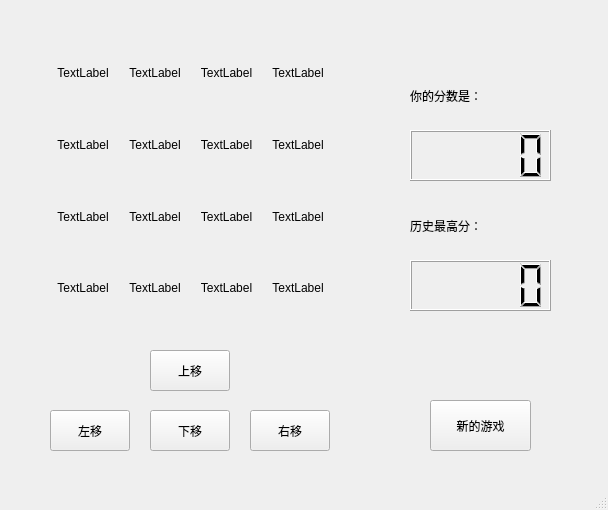
<?xml version="1.0" encoding="UTF-8"?>
<ui version="4.0">
 <class>MainWindow</class>
 <widget class="QMainWindow" name="MainWindow">
  <property name="geometry">
   <rect>
    <x>0</x>
    <y>0</y>
    <width>608</width>
    <height>510</height>
   </rect>
  </property>
  <property name="windowTitle">
   <string>MainWindow</string>
  </property>
  <widget class="QWidget" name="centralwidget">
   <widget class="QPushButton" name="buttonUp">
    <property name="geometry">
     <rect>
      <x>150</x>
      <y>350</y>
      <width>80</width>
      <height>41</height>
     </rect>
    </property>
    <property name="text">
     <string>上移</string>
    </property>
   </widget>
   <widget class="QPushButton" name="buttonDown">
    <property name="geometry">
     <rect>
      <x>150</x>
      <y>410</y>
      <width>80</width>
      <height>41</height>
     </rect>
    </property>
    <property name="text">
     <string>下移</string>
    </property>
   </widget>
   <widget class="QPushButton" name="buttonLeft">
    <property name="geometry">
     <rect>
      <x>50</x>
      <y>410</y>
      <width>80</width>
      <height>41</height>
     </rect>
    </property>
    <property name="text">
     <string>左移</string>
    </property>
   </widget>
   <widget class="QPushButton" name="buttonRight">
    <property name="geometry">
     <rect>
      <x>250</x>
      <y>410</y>
      <width>80</width>
      <height>41</height>
     </rect>
    </property>
    <property name="text">
     <string>右移</string>
    </property>
   </widget>
   <widget class="QLabel" name="labelNowPts">
    <property name="geometry">
     <rect>
      <x>410</x>
      <y>70</y>
      <width>121</width>
      <height>51</height>
     </rect>
    </property>
    <property name="text">
     <string>你的分数是：</string>
    </property>
   </widget>
   <widget class="QLCDNumber" name="lcdNowPts">
    <property name="geometry">
     <rect>
      <x>410</x>
      <y>130</y>
      <width>141</width>
      <height>51</height>
     </rect>
    </property>
   </widget>
   <widget class="QPushButton" name="buttonNewGame">
    <property name="geometry">
     <rect>
      <x>430</x>
      <y>400</y>
      <width>101</width>
      <height>51</height>
     </rect>
    </property>
    <property name="text">
     <string>新的游戏</string>
    </property>
   </widget>
   <widget class="QLabel" name="labelHighPts">
    <property name="geometry">
     <rect>
      <x>410</x>
      <y>200</y>
      <width>121</width>
      <height>51</height>
     </rect>
    </property>
    <property name="text">
     <string>历史最高分：</string>
    </property>
   </widget>
   <widget class="QLCDNumber" name="LcdHighPts">
    <property name="geometry">
     <rect>
      <x>410</x>
      <y>260</y>
      <width>141</width>
      <height>51</height>
     </rect>
    </property>
   </widget>
   <widget class="QWidget" name="">
    <property name="geometry">
     <rect>
      <x>50</x>
      <y>40</y>
      <width>281</width>
      <height>281</height>
     </rect>
    </property>
    <layout class="QGridLayout" name="gridLayout">
     <item row="0" column="0">
      <widget class="QLabel" name="l00">
       <property name="frameShape">
        <enum>QFrame::NoFrame</enum>
       </property>
       <property name="frameShadow">
        <enum>QFrame::Plain</enum>
       </property>
       <property name="text">
        <string>TextLabel</string>
       </property>
       <property name="alignment">
        <set>Qt::AlignCenter</set>
       </property>
      </widget>
     </item>
     <item row="0" column="1">
      <widget class="QLabel" name="l01">
       <property name="text">
        <string>TextLabel</string>
       </property>
       <property name="alignment">
        <set>Qt::AlignCenter</set>
       </property>
      </widget>
     </item>
     <item row="0" column="2">
      <widget class="QLabel" name="l02">
       <property name="text">
        <string>TextLabel</string>
       </property>
       <property name="alignment">
        <set>Qt::AlignCenter</set>
       </property>
      </widget>
     </item>
     <item row="0" column="3">
      <widget class="QLabel" name="l03">
       <property name="text">
        <string>TextLabel</string>
       </property>
       <property name="alignment">
        <set>Qt::AlignCenter</set>
       </property>
      </widget>
     </item>
     <item row="1" column="0">
      <widget class="QLabel" name="l10">
       <property name="text">
        <string>TextLabel</string>
       </property>
       <property name="alignment">
        <set>Qt::AlignCenter</set>
       </property>
      </widget>
     </item>
     <item row="1" column="1">
      <widget class="QLabel" name="l11">
       <property name="text">
        <string>TextLabel</string>
       </property>
       <property name="alignment">
        <set>Qt::AlignCenter</set>
       </property>
      </widget>
     </item>
     <item row="1" column="2">
      <widget class="QLabel" name="l12">
       <property name="text">
        <string>TextLabel</string>
       </property>
       <property name="alignment">
        <set>Qt::AlignCenter</set>
       </property>
      </widget>
     </item>
     <item row="1" column="3">
      <widget class="QLabel" name="l13">
       <property name="text">
        <string>TextLabel</string>
       </property>
       <property name="alignment">
        <set>Qt::AlignCenter</set>
       </property>
      </widget>
     </item>
     <item row="2" column="0">
      <widget class="QLabel" name="l20">
       <property name="text">
        <string>TextLabel</string>
       </property>
       <property name="alignment">
        <set>Qt::AlignCenter</set>
       </property>
      </widget>
     </item>
     <item row="2" column="1">
      <widget class="QLabel" name="l21">
       <property name="text">
        <string>TextLabel</string>
       </property>
       <property name="alignment">
        <set>Qt::AlignCenter</set>
       </property>
      </widget>
     </item>
     <item row="2" column="2">
      <widget class="QLabel" name="l22">
       <property name="text">
        <string>TextLabel</string>
       </property>
       <property name="alignment">
        <set>Qt::AlignCenter</set>
       </property>
      </widget>
     </item>
     <item row="2" column="3">
      <widget class="QLabel" name="l23">
       <property name="text">
        <string>TextLabel</string>
       </property>
       <property name="alignment">
        <set>Qt::AlignCenter</set>
       </property>
      </widget>
     </item>
     <item row="3" column="0">
      <widget class="QLabel" name="l30">
       <property name="text">
        <string>TextLabel</string>
       </property>
       <property name="alignment">
        <set>Qt::AlignCenter</set>
       </property>
      </widget>
     </item>
     <item row="3" column="1">
      <widget class="QLabel" name="l31">
       <property name="text">
        <string>TextLabel</string>
       </property>
       <property name="alignment">
        <set>Qt::AlignCenter</set>
       </property>
      </widget>
     </item>
     <item row="3" column="2">
      <widget class="QLabel" name="l32">
       <property name="text">
        <string>TextLabel</string>
       </property>
       <property name="alignment">
        <set>Qt::AlignCenter</set>
       </property>
      </widget>
     </item>
     <item row="3" column="3">
      <widget class="QLabel" name="l33">
       <property name="text">
        <string>TextLabel</string>
       </property>
       <property name="alignment">
        <set>Qt::AlignCenter</set>
       </property>
      </widget>
     </item>
    </layout>
   </widget>
  </widget>
  <widget class="QStatusBar" name="statusbar"/>
 </widget>
 <resources/>
 <connections/>
</ui>
